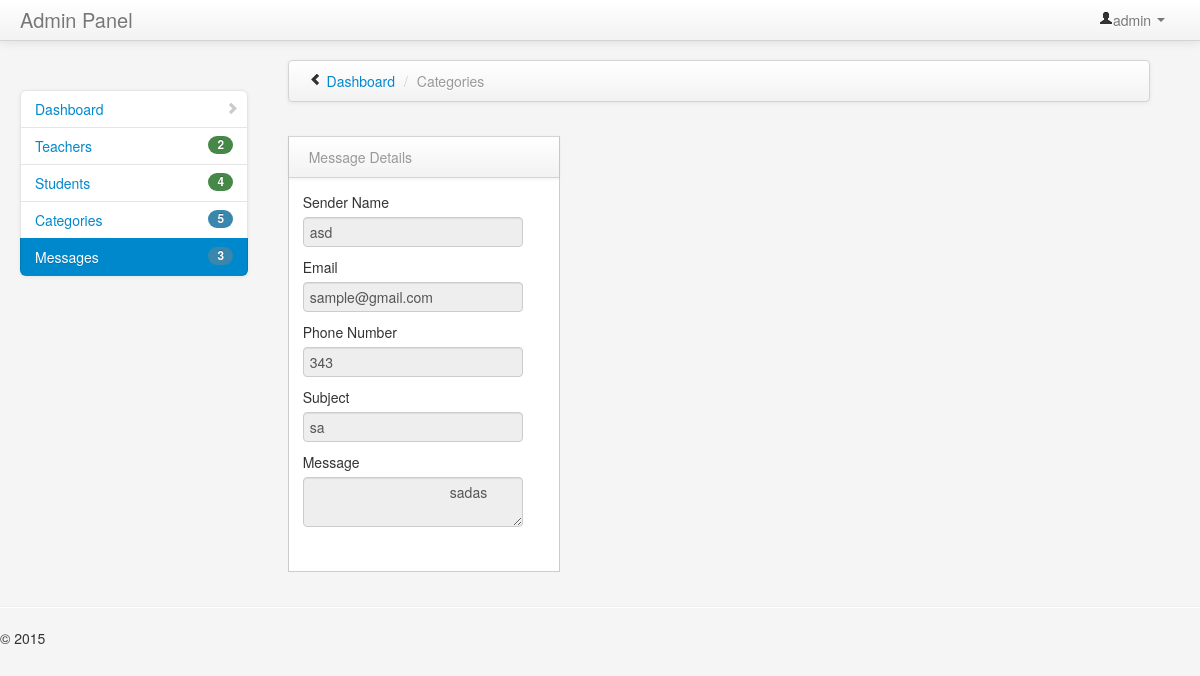
Screenshot of /admin/message/view.php?contact_Id=2 (signed in) with the database file from the repository.
### tables this page shows
CREATE TABLE `tbl_contact` (
  `contact_Id` int(11) NOT NULL AUTO_INCREMENT,
  `name` varchar(255) DEFAULT NULL,
  `email` varchar(255) DEFAULT NULL,
  `phone` int(1) DEFAULT NULL,
  `subject` varchar(255) DEFAULT NULL,
  `message` text,
  PRIMARY KEY (`contact_Id`)
);

### admin/message/view.php (the view, shortened to what this page needs)
<?php
$adm_user=$_SESSION['adm_user'];
?>
<!DOCTYPE html>
<html class="no-js">
    <head>
        <link href="../../bootstrap/css/bootstrap.min.css" rel="stylesheet" media="screen">
        <link href="../../bootstrap/css/bootstrap-responsive.min.css" rel="stylesheet" media="screen">
        <link href="../../assets/styles.css" rel="stylesheet" media="screen">
        <link href="../../assets/DT_bootstrap.css" rel="stylesheet" media="screen">
    </head>
    <body>
        <div class="navbar navbar-fixed-top">
            <div class="navbar-inner">
                <div class="container-fluid">
                    <a class="brand" href="#">Admin Panel</a>
                    <div class="nav-collapse collapse">
                        <ul class="nav pull-right">
                            <li class="dropdown">
                                <a href="#" role="button" class="dropdown-toggle" data-toggle="dropdown"> <i class="icon-user"></i><?php echo $adm_user;?> <i class="caret"></i>
                                </a>
                            </li>
                        </ul>
                    </div>
                </div>
            </div>
        </div>
        <div class="container-fluid">
            <div class="row-fluid">
                <div class="span3" id="sidebar">
                    <ul class="nav nav-list bs-docs-sidenav nav-collapse collapse">
                        <li >
                            <a href="../home.php"><i class="icon-chevron-right"></i> Dashboard</a>
                        </li>
                        <li>
                        <?php
                                    $result=mysqli_query($con,"SELECT count(*) as total from tbl_teacher");
                                    $data=mysqli_fetch_assoc($result);
                                    $percent = $data['total'];
                                    ?>
                            <a href="../teacher/index.php"><span class="badge badge-success pull-right"><?php echo $percent;?></span> Teachers</a>
                        </li>
                        <li>
                        <?php
                                    $result=mysqli_query($con,"SELECT count(*) as total from tbl_user");
                                    $data=mysqli_fetch_assoc($result);
                                    $percent = $data['total'];
                                    ?>
                            <a href="../students/index.php"><span class="badge badge-success pull-right"><?php echo $percent;?></span> Students</a>
                        </li>
                        <li >
                          <?php
                                    $result=mysqli_query($con,"SELECT count(*) as total from tbl_category");
                                    $data=mysqli_fetch_assoc($result);
                                    $percent = $data['total'];
                                    ?>
                            <a href="../category/index.php"><span class="badge badge-info pull-right"><?php echo $percent;?></span> Categories</a>
                        </li>
                        <li   class="active">
                        <?php
                                    $result=mysqli_query($con,"SELECT count(*) as total from tbl_contact");
                                    $data=mysqli_fetch_assoc($result);
                                    $percent = $data['total'];
                                    ?>
                            <a href="../message/index.php"><span class="badge badge-info pull-right"><?php echo $percent;?></span> Messages</a>
                        </li>
                    </ul>
                </div>
                <div class="span9" id="content">
                    <div class="row-fluid">
                            <div class="navbar">
                                <div class="navbar-inner">
                                    <ul class="breadcrumb">
                                        <i class="icon-chevron-left hide-sidebar"><a href='#' title="Hide Sidebar" rel='tooltip'>&nbsp;</a></i>
                                        <li>
                                            <a href="../home.php">Dashboard</a> <span class="divider">/</span>
                                        </li>
                                        <li class="active">Categories</li>
                                    </ul>
                                </div>
                            </div>
                        </div>
                       <div class="row-fluid">
                     <div class="span4">
                        <div class="block">
                            <div class="navbar navbar-inner block-header">
                                <div class="muted pull-left">Message Details</div>
                            </div>
                            <div class="block-content collapse in">
                    <?php
                            if(isset($_GET['contact_Id'])){
                             $id = $_GET['contact_Id'];
                                $sql = "SELECT * FROM `tbl_contact` WHERE `contact_Id`='$id'";
                                $run = mysqli_query($con,$sql);
                                while($row=mysqli_fetch_array($run))
                                {
                                    $a = $row['name'];
                                    $b = $row['email'];
                                    $c= $row['phone'];
                                    $d = $row['subject'];
                                    $e = $row['message'];
                                }
                                    }
                            ?>
                            <form>
                                <label>Sender Name</label>
                                <input type="text" class="form-control" readonly value=<?php echo $a;?>>
                                <label>Email</label>
                                <input type="text" class="form-control" readonly value=<?php echo $b;?>>
                                <label>Phone Number</label>
                                <input type="text" class="form-control" readonly value=<?php echo $c;?>>
                                <label>Subject</label>
                                <input type="text" class="form-control" readonly value=<?php echo $d;?>>
                                <label>Message</label>
                                <textarea class="form-control" readonly>
                                    <?php echo $e;?>
                                </textarea>
                            </form>  </div>
                            </div>
                        </div>
                    </div>
                    </div>
                </div>
            </div>
            <hr>
            <footer>
                <p>&copy; 2015</p>
            </footer>
    </body>
</html>

### assets/styles.css (style rules this page uses)
body { padding-top: 0; padding-bottom: 40px; background-color: #f5f5f5; }
@media (min-width: 979px) { body { padding-top: 60px; } }
#content { margin-left:0px; }
.hide-sidebar, .show-sidebar { cursor: pointer; }
.breadcrumb { margin: 0 0 0px; padding: 10px 0px; background-color: transparent; }
.block { border: 1px solid #ccc; background: white; margin: 1em 0em; border-top: none; }
.block-content { margin: 1em; min-height: .25em; }
.block-header { margin-bottom: 0px; border-right: none; border-left: none; -webkit-border-radius: 0px; -moz-border-radius: 0px; border-radius: 0px; }
.block-header div { padding-top: 10px; }
.bs-docs-sidenav { max-width: 228px; margin: 30px 0 0; padding: 0; background-color: #fff; -webkit-border-radius: 6px; -moz-border-radius: 6px; border-radius: 6px; -webkit-box-shadow: 0 1px 4px rgba(0,0,0,.065); -moz-box-shadow: 0 1px 4px rgba(0,0,0,.065); box-shadow: 0 1px 4px rgba(0,0,0,.065); }
.bs-docs-sidenav > li > a { display: block; width: 190px \9; margin: 0 0 -1px; padding: 8px 14px; border: 1px solid #e5e5e5; }
.bs-docs-sidenav > li:first-child > a { -webkit-border-radius: 6px 6px 0 0; -moz-border-radius: 6px 6px 0 0; border-radius: 6px 6px 0 0; }
.bs-docs-sidenav > li:last-child > a { -webkit-border-radius: 0 0 6px 6px; -moz-border-radius: 0 0 6px 6px; border-radius: 0 0 6px 6px; }
.bs-docs-sidenav > .active > a { position: relative; z-index: 2; padding: 9px 15px; border: 0; text-shadow: 0 1px 0 rgba(0,0,0,.15); -webkit-box-shadow: inset 1px 0 0 rgba(0,0,0,.1), inset -1px 0 0 rgba(0,0,0,.1); -moz-box-shadow: inset 1px 0 0 rgba(0,0,0,.1), inset -1px 0 0 rgba(0,0,0,.1); box-shadow: inset 1px 0 0 rgba(0,0,0,.1), inset -1px 0 0 rgba(0,0,0,.1); }
.bs-docs-sidenav .icon-chevron-right { float: right; margin-top: 2px; margin-right: -6px; opacity: .25; }

### rows the page displays
tbl_contact: name "asd", email "sample@gmail.com", phone "343", subject "sa", message "sadas"

### other values shown
$adm_user "admin"
$percent "2"
$percent "4"
$percent "5"
$percent "3"
